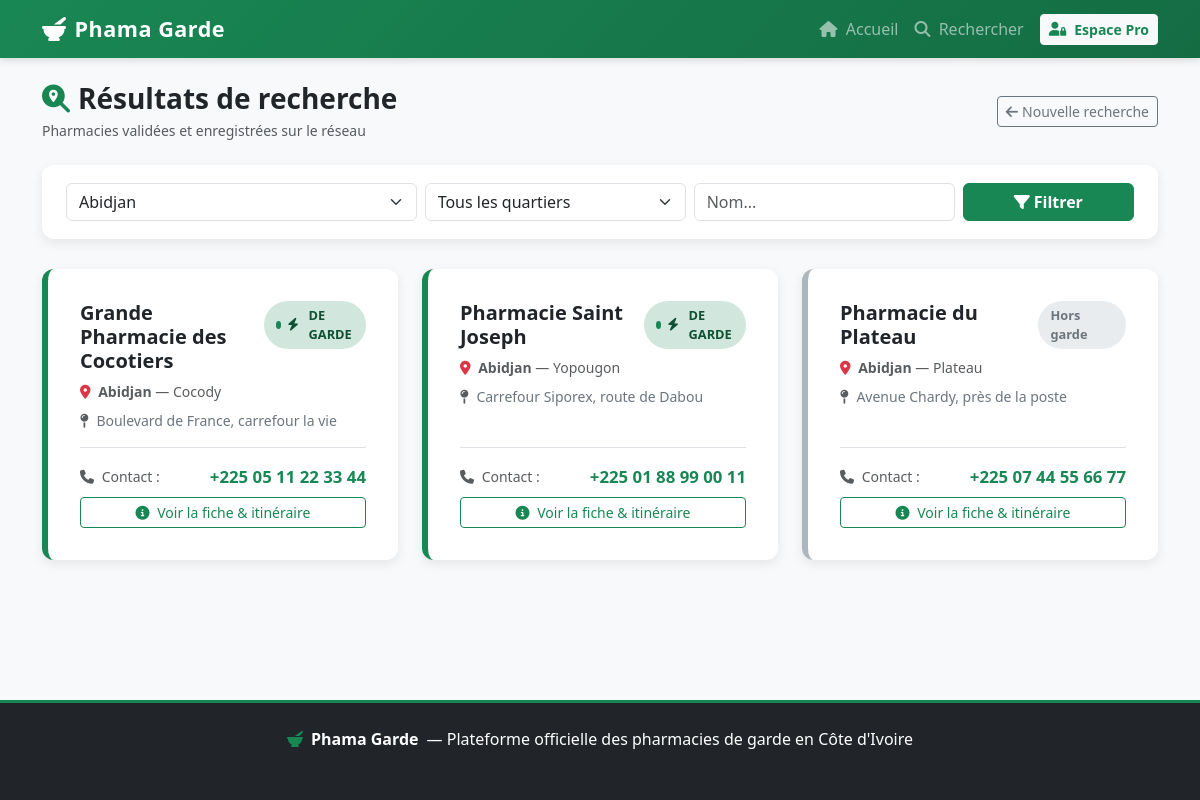
Screenshot of /search?city=Abidjan with the database file from the repository.
### tables this page shows
CREATE TABLE pharmacies (
    id INT AUTO_INCREMENT PRIMARY KEY,
    user_id INT NOT NULL,
    name VARCHAR(150) NOT NULL,
    city VARCHAR(100) NOT NULL,
    neighborhood VARCHAR(100) DEFAULT NULL,
    address TEXT,
    phone VARCHAR(20),
    is_on_guard TINYINT(1) NOT NULL DEFAULT 0,
    is_approved TINYINT(1) NOT NULL DEFAULT 0,
    created_at TIMESTAMP DEFAULT CURRENT_TIMESTAMP,
    FOREIGN KEY (user_id) REFERENCES users(id) ON DELETE CASCADE
);

### controllers/ClientController.php (called while the page is built, shortened)
<?php
require_once __DIR__ . '/../models/Pharmacy.php';
function search(): void
{
    $city         = !empty($_GET['city']) ? trim($_GET['city']) : null;
    $neighborhood = !empty($_GET['neighborhood']) ? trim($_GET['neighborhood']) : null;
    $name         = !empty($_GET['name']) ? trim($_GET['name']) : null;
    $pharmacyModel = new Pharmacy();
    $pharmacies = $pharmacyModel->search($city, $neighborhood, $name);
    $cities     = $pharmacyModel->getCities();
    $viewPath  = __DIR__ . '/../views/';
    require $viewPath . 'layouts/header.php';
    require $viewPath . 'client/results.php';
    require $viewPath . 'layouts/footer.php';
}

### config/database.php (called while the page is built)
<?php
return [
    'host'     => '127.0.0.1',
    'dbname'   => 'phama_garde',
    'username' => 'admin',
    'password' => 'admin',
    'charset'  => 'utf8mb4',
    'options'  => [
        PDO::ATTR_ERRMODE            => PDO::ERRMODE_EXCEPTION,
        PDO::ATTR_DEFAULT_FETCH_MODE => PDO::FETCH_ASSOC,
        PDO::ATTR_EMULATE_PREPARES   => false,
    ],
];

### models/Database.php (called while the page is built, shortened)
<?php
class Database
{
    private static ?PDO $instance = null;
    public static function getInstance(): PDO
    {
        if (self::$instance === null) {
            $config = require __DIR__ . '/../config/database.php';
            $dsn = sprintf('mysql:host=%s;dbname=%s;charset=%s',
                $config['host'], $config['dbname'], $config['charset']
            );
            self::$instance = new PDO($dsn, $config['username'], $config['password'], $config['options']);
        }
        return self::$instance;
    }
}

### models/Pharmacy.php (called while the page is built, shortened)
<?php
require_once __DIR__ . '/Database.php';
class Pharmacy
{
    private PDO $db;
    public function __construct()
    {
        $this->db = Database::getInstance();
    }
    public function search(?string $city = null, ?string $neighborhood = null, ?string $name = null): array
    {
        $sql = "SELECT * FROM pharmacies WHERE is_approved = 1";
        $params = [];
        if (!empty($city)) {
            $sql .= ' AND city = :city';
            $params[':city'] = $city;
        }
        $sql .= ' ORDER BY is_on_guard DESC, name ASC';
        $stmt = $this->db->prepare($sql);
        $stmt->execute($params);
        return $stmt->fetchAll();
    }
    public function getCities(): array
    {
        return $this->db->query("SELECT DISTINCT city FROM pharmacies WHERE is_approved = 1 ORDER BY city ASC")->fetchAll(PDO::FETCH_COLUMN);
    }
}

### views/client/results.php (the view, shortened to what this page needs)
<div class="container py-4">
    <div class="d-flex justify-content-between align-items-center mb-4">
        <div>
            <h1 class="h3 fw-bold mb-1 d-flex align-items-center gap-2">
                <i class="fa-solid fa-magnifying-glass-location text-success"></i>
                <span>Résultats de recherche</span>
            </h1>
            <p class="text-muted small mb-0">Pharmacies validées et enregistrées sur le réseau</p>
        </div>
        <a href="/" class="btn btn-outline-secondary btn-sm d-flex align-items-center gap-1">
            <i class="fa-solid fa-arrow-left"></i>
            <span>Nouvelle recherche</span>
        </a>
    </div>
    <div class="filter-bar">
        <form action="/search" method="GET" class="row g-2 align-items-center" id="searchForm">
            <div class="col-md-4">
                <select class="form-select" id="citySelect" name="city">
                    <?php if (!empty($cities)): ?>
                        <?php foreach ($cities as $c): ?>
                            <option value="<?= htmlspecialchars($c) ?>" <?= (isset($_GET['city']) && $_GET['city'] === $c) ? 'selected' : '' ?>>
                                <?= htmlspecialchars($c) ?>
                            </option>
                        <?php endforeach; ?>
                    <?php endif; ?>
                </select>
            </div>
            <div class="col-md-3">
                <select class="form-select" id="neighborhoodSelect" name="neighborhood">
                    <option value="">Tous les quartiers</option>
                </select>
            </div>
            <div class="col-md-3">
                <input type="text" class="form-control" name="name" placeholder="Nom..." value="<?= htmlspecialchars($_GET['name'] ?? '') ?>">
            </div>
            <div class="col-md-2">
                <button type="submit" class="btn btn-success w-100 fw-bold d-flex align-items-center justify-content-center gap-1">
                    <i class="fa-solid fa-filter"></i>
                    <span>Filtrer</span>
                </button>
            </div>
        </form>
    </div>
    <?php if (!empty($pharmacies)): ?>
        <div class="row g-4">
            <?php foreach ($pharmacies as $p): ?>
                <div class="col-lg-4 col-md-6">
                    <div class="card pharmacy-result-card h-100 p-3 <?= $p['is_on_guard'] ? 'is-guard' : 'not-guard' ?>">
                        <div class="card-body d-flex flex-column">
                            <div class="d-flex justify-content-between align-items-start mb-2">
                                <h5 class="fw-bold text-dark mb-0">
                                    <a href="/pharmacy/detail?id=<?= (int)$p['id'] ?>" class="text-dark text-decoration-none">
                                        <?= htmlspecialchars($p['name']) ?>
                                    </a>
                                </h5>
                                <?php if ($p['is_on_guard']): ?>
                                    <span class="status-pill-guard">
                                        <i class="fa-solid fa-bolt me-1"></i> DE GARDE
                                    </span>
                                <?php else: ?>
                                    <span class="status-pill-off">Hors garde</span>
                                <?php endif; ?>
                            </div>
                            <p class="text-muted small mb-2">
                                <i class="fa-solid fa-location-dot text-danger me-1"></i>
                                <strong><?= htmlspecialchars($p['city']) ?></strong>
                                <?php if (!empty($p['neighborhood'])): ?>
                                    — <?= htmlspecialchars($p['neighborhood']) ?>
                                <?php endif; ?>
                            </p>
                            <?php if (!empty($p['address'])): ?>
                                <p class="text-secondary small mb-3">
                                    <i class="fa-solid fa-map-pin text-muted me-1"></i>
                                    <?= htmlspecialchars($p['address']) ?>
                                </p>
                            <?php endif; ?>
                            <div class="mt-auto pt-3 border-top">
                                <div class="d-flex justify-content-between align-items-center mb-2">
                                    <span class="text-muted small"><i class="fa-solid fa-phone me-1"></i> Contact :</span>
                                    <?php if (!empty($p['phone'])): ?>
                                        <a href="tel:<?= htmlspecialchars($p['phone']) ?>" class="phone-link">
                                            <?= htmlspecialchars($p['phone']) ?>
                                        </a>
                                    <?php else: ?>
                                        <span class="text-muted small">Non renseigné</span>
                                    <?php endif; ?>
                                </div>
                                <div class="d-grid mt-2">
                                    <a href="/pharmacy/detail?id=<?= (int)$p['id'] ?>" class="btn btn-sm btn-outline-success">
                                        <i class="fa-solid fa-circle-info me-1"></i> Voir la fiche & itinéraire
                                    </a>
                                </div>
                            </div>
                        </div>
                    </div>
                </div>
            <?php endforeach; ?>
        </div>
    <?php endif; ?>
</div>

### public/assets/css/global.css (style rules this page uses)
:root { --pharm-primary: #198754; --pharm-primary-dark: #146c43; --pharm-primary-light: #20c997; --pharm-accent: #0dcaf0; --pharm-danger: #dc3545; --pharm-warning: #ffc107; --pharm-bg: #f8f9fa; --pharm-card-bg: #ffffff; --pharm-text: #212529; --pharm-muted: #6c757d; --pharm-border-radius: 12px; --pharm-shadow: 0 4px 12px rgba(0, 0, 0, 0.08); --pharm-shadow-hover: 0 8px 24px rgba(0, 0, 0, 0.12); }
body { background-color: var(--pharm-bg); color: var(--pharm-text); font-family: 'Segoe UI', system-ui, -apple-system, sans-serif; min-height: 100vh; display: flex; flex-direction: column; }

### public/assets/css/results.css (style rules this page uses)
.filter-bar { background: #ffffff; border-radius: var(--pharm-border-radius); padding: 18px 24px; box-shadow: var(--pharm-shadow); margin-bottom: 30px; }
.pharmacy-result-card { background: #ffffff; border: none; border-radius: var(--pharm-border-radius); box-shadow: var(--pharm-shadow); transition: transform 0.2s ease, box-shadow 0.2s ease; overflow: hidden; }
.pharmacy-result-card.is-guard { border-left: 6px solid #198754; }
.pharmacy-result-card.not-guard { border-left: 6px solid #adb5bd; }
.status-pill-guard { background-color: #d1e7dd; color: #0f5132; font-weight: 700; font-size: 0.8rem; padding: 5px 12px; border-radius: 50px; display: inline-flex; align-items: center; gap: 6px; }
.status-pill-guard::before { content: ''; width: 8px; height: 8px; background-color: #198754; border-radius: 50%; display: inline-block; }
.status-pill-off { background-color: #e9ecef; color: #6c757d; font-weight: 600; font-size: 0.8rem; padding: 5px 12px; border-radius: 50px; }
.phone-link { color: #198754; font-weight: 700; font-size: 1.05rem; text-decoration: none; }

### rows the page displays
pharmacies: name "Grande Pharmacie des Cocotiers", is_on_guard 1 (drawn), city "Abidjan", neighborhood "Cocody", address "Boulevard de France, carrefour la vie", phone "+225 05 11 22 33 44"
pharmacies: name "Pharmacie Saint Joseph", is_on_guard 1 (drawn), city "Abidjan", neighborhood "Yopougon", address "Carrefour Siporex, route de Dabou", phone "+225 01 88 99 00 11"
pharmacies: name "Pharmacie du Plateau", is_on_guard "Hors garde", city "Abidjan", neighborhood "Plateau", address "Avenue Chardy, près de la poste", phone "+225 07 44 55 66 77"

### other values shown
form field city "Abidjan"
